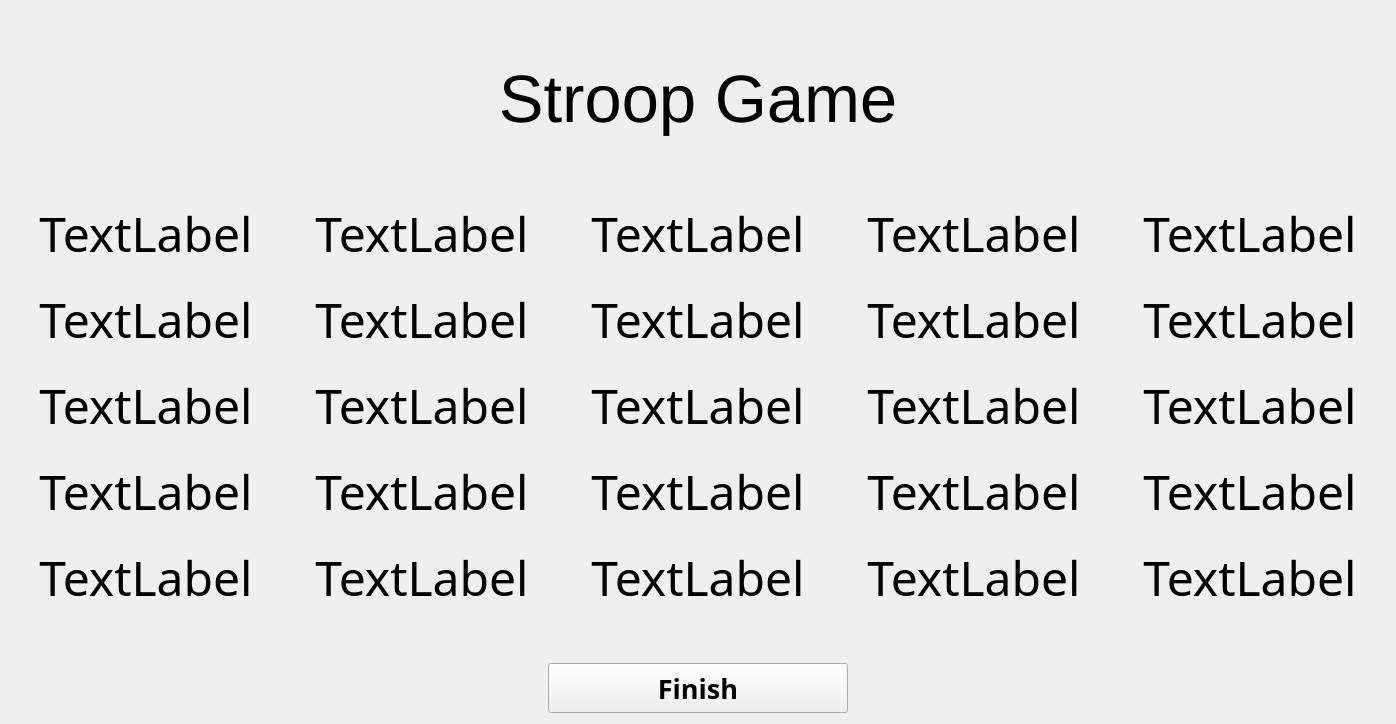
         <widget class="QWidget" name="stroop_colour_game">
          <layout class="QVBoxLayout" name="verticalLayout_4">
           <item>
            <layout class="QGridLayout" name="gridLayout_8">
             <item row="0" column="0">
              <widget class="QLabel" name="label_9">
               <property name="font">
                <font>
                 <pointsize>50</pointsize>
                </font>
               </property>
               <property name="styleSheet">
                <string notr="true">margin:50px</string>
               </property>
               <property name="text">
                <string>Stroop Game</string>
               </property>
               <property name="alignment">
                <set>Qt::AlignCenter</set>
               </property>
              </widget>
             </item>
             <item row="1" column="0">
              <layout class="QGridLayout" name="gridLayout_5">
               <item row="1" column="0">
                <widget class="QLabel" name="stroop_text_6">
                 <property name="minimumSize">
                  <size>
                   <width>270</width>
                   <height>80</height>
                  </size>
                 </property>
                 <property name="maximumSize">
                  <size>
                   <width>270</width>
                   <height>80</height>
                  </size>
                 </property>
                 <property name="font">
                  <font>
                   <family>Amble</family>
                   <pointsize>36</pointsize>
                   <weight>50</weight>
                   <italic>false</italic>
                   <bold>false</bold>
                  </font>
                 </property>
                 <property name="styleSheet">
                  <string notr="true"/>
                 </property>
                 <property name="text">
                  <string>TextLabel</string>
                 </property>
                 <property name="alignment">
                  <set>Qt::AlignCenter</set>
                 </property>
                </widget>
               </item>
               <item row="4" column="0">
                <widget class="QLabel" name="stroop_text_21">
                 <property name="minimumSize">
                  <size>
                   <width>270</width>
                   <height>80</height>
                  </size>
                 </property>
                 <property name="maximumSize">
                  <size>
                   <width>270</width>
                   <height>80</height>
                  </size>
                 </property>
                 <property name="font">
                  <font>
                   <family>Amble</family>
                   <pointsize>36</pointsize>
                   <weight>50</weight>
                   <italic>false</italic>
                   <bold>false</bold>
                  </font>
                 </property>
                 <property name="styleSheet">
                  <string notr="true"/>
                 </property>
                 <property name="text">
                  <string>TextLabel</string>
                 </property>
                 <property name="alignment">
                  <set>Qt::AlignCenter</set>
                 </property>
                </widget>
               </item>
               <item row="0" column="0">
                <widget class="QLabel" name="stroop_text_1">
                 <property name="minimumSize">
                  <size>
                   <width>270</width>
                   <height>80</height>
                  </size>
                 </property>
                 <property name="maximumSize">
                  <size>
                   <width>270</width>
                   <height>80</height>
                  </size>
                 </property>
                 <property name="font">
                  <font>
                   <family>Amble</family>
                   <pointsize>36</pointsize>
                   <weight>50</weight>
                   <italic>false</italic>
                   <bold>false</bold>
                  </font>
                 </property>
                 <property name="styleSheet">
                  <string notr="true"/>
                 </property>
                 <property name="text">
                  <string>TextLabel</string>
                 </property>
                 <property name="alignment">
                  <set>Qt::AlignCenter</set>
                 </property>
                </widget>
               </item>
               <item row="3" column="4">
                <widget class="QLabel" name="stroop_text_20">
                 <property name="minimumSize">
                  <size>
                   <width>270</width>
                   <height>80</height>
                  </size>
                 </property>
                 <property name="maximumSize">
                  <size>
                   <width>270</width>
                   <height>80</height>
                  </size>
                 </property>
                 <property name="font">
                  <font>
                   <family>Amble</family>
                   <pointsize>36</pointsize>
                   <weight>50</weight>
                   <italic>false</italic>
                   <bold>false</bold>
                  </font>
                 </property>
                 <property name="styleSheet">
                  <string notr="true"/>
                 </property>
                 <property name="text">
                  <string>TextLabel</string>
                 </property>
                 <property name="alignment">
                  <set>Qt::AlignCenter</set>
                 </property>
                </widget>
               </item>
               <item row="0" column="1">
                <widget class="QLabel" name="stroop_text_2">
                 <property name="minimumSize">
                  <size>
                   <width>270</width>
                   <height>80</height>
                  </size>
                 </property>
                 <property name="maximumSize">
                  <size>
                   <width>270</width>
                   <height>80</height>
                  </size>
                 </property>
                 <property name="font">
                  <font>
                   <family>Amble</family>
                   <pointsize>36</pointsize>
                   <weight>50</weight>
                   <italic>false</italic>
                   <bold>false</bold>
                  </font>
                 </property>
                 <property name="styleSheet">
                  <string notr="true"/>
                 </property>
                 <property name="text">
                  <string>TextLabel</string>
                 </property>
                 <property name="alignment">
                  <set>Qt::AlignCenter</set>
                 </property>
                </widget>
               </item>
               <item row="0" column="2">
                <widget class="QLabel" name="stroop_text_3">
                 <property name="minimumSize">
                  <size>
                   <width>270</width>
                   <height>80</height>
                  </size>
                 </property>
                 <property name="maximumSize">
                  <size>
                   <width>270</width>
                   <height>80</height>
                  </size>
                 </property>
                 <property name="font">
                  <font>
                   <family>Amble</family>
                   <pointsize>36</pointsize>
                   <weight>50</weight>
                   <italic>false</italic>
                   <bold>false</bold>
                  </font>
                 </property>
                 <property name="styleSheet">
                  <string notr="true"/>
                 </property>
                 <property name="text">
                  <string>TextLabel</string>
                 </property>
                 <property name="alignment">
                  <set>Qt::AlignCenter</set>
                 </property>
                </widget>
               </item>
               <item row="0" column="4">
                <widget class="QLabel" name="stroop_text_5">
                 <property name="minimumSize">
                  <size>
                   <width>270</width>
                   <height>80</height>
                  </size>
                 </property>
                 <property name="maximumSize">
                  <size>
                   <width>270</width>
                   <height>80</height>
                  </size>
                 </property>
                 <property name="font">
                  <font>
                   <family>Amble</family>
                   <pointsize>36</pointsize>
                   <weight>50</weight>
                   <italic>false</italic>
                   <bold>false</bold>
                  </font>
                 </property>
                 <property name="styleSheet">
                  <string notr="true"/>
                 </property>
                 <property name="text">
                  <string>TextLabel</string>
                 </property>
                 <property name="alignment">
                  <set>Qt::AlignCenter</set>
                 </property>
                </widget>
               </item>
               <item row="3" column="0">
                <widget class="QLabel" name="stroop_text_16">
                 <property name="minimumSize">
                  <size>
                   <width>270</width>
                   <height>80</height>
                  </size>
                 </property>
                 <property name="maximumSize">
                  <size>
                   <width>270</width>
                   <height>80</height>
                  </size>
                 </property>
                 <property name="font">
                  <font>
                   <family>Amble</family>
                   <pointsize>36</pointsize>
                   <weight>50</weight>
                   <italic>false</italic>
                   <bold>false</bold>
                  </font>
                 </property>
                 <property name="styleSheet">
                  <string notr="true"/>
                 </property>
                 <property name="text">
                  <string>TextLabel</string>
                 </property>
                 <property name="alignment">
                  <set>Qt::AlignCenter</set>
                 </property>
                </widget>
               </item>
               <item row="2" column="0">
                <widget class="QLabel" name="stroop_text_11">
                 <property name="minimumSize">
                  <size>
                   <width>270</width>
                   <height>80</height>
                  </size>
                 </property>
                 <property name="maximumSize">
                  <size>
                   <width>270</width>
                   <height>80</height>
                  </size>
                 </property>
                 <property name="font">
                  <font>
                   <family>Amble</family>
                   <pointsize>36</pointsize>
                   <weight>50</weight>
                   <italic>false</italic>
                   <bold>false</bold>
                  </font>
                 </property>
                 <property name="styleSheet">
                  <string notr="true"/>
                 </property>
                 <property name="text">
                  <string>TextLabel</string>
                 </property>
                 <property name="alignment">
                  <set>Qt::AlignCenter</set>
                 </property>
                </widget>
               </item>
               <item row="0" column="3">
                <widget class="QLabel" name="stroop_text_4">
                 <property name="minimumSize">
                  <size>
                   <width>270</width>
                   <height>80</height>
                  </size>
                 </property>
                 <property name="maximumSize">
                  <size>
                   <width>270</width>
                   <height>80</height>
                  </size>
                 </property>
                 <property name="font">
                  <font>
                   <family>Amble</family>
                   <pointsize>36</pointsize>
                   <weight>50</weight>
                   <italic>false</italic>
                   <bold>false</bold>
                  </font>
                 </property>
                 <property name="styleSheet">
                  <string notr="true"/>
                 </property>
                 <property name="text">
                  <string>TextLabel</string>
                 </property>
                 <property name="alignment">
                  <set>Qt::AlignCenter</set>
                 </property>
                </widget>
               </item>
               <item row="1" column="1">
                <widget class="QLabel" name="stroop_text_7">
                 <property name="minimumSize">
                  <size>
                   <width>270</width>
                   <height>80</height>
                  </size>
                 </property>
                 <property name="maximumSize">
                  <size>
                   <width>270</width>
                   <height>80</height>
                  </size>
                 </property>
                 <property name="font">
                  <font>
                   <family>Amble</family>
                   <pointsize>36</pointsize>
                   <weight>50</weight>
                   <italic>false</italic>
                   <bold>false</bold>
                  </font>
                 </property>
                 <property name="styleSheet">
                  <string notr="true"/>
                 </property>
                 <property name="text">
                  <string>TextLabel</string>
                 </property>
                 <property name="alignment">
                  <set>Qt::AlignCenter</set>
                 </property>
                </widget>
               </item>
               <item row="2" column="1">
                <widget class="QLabel" name="stroop_text_12">
                 <property name="minimumSize">
                  <size>
                   <width>270</width>
                   <height>80</height>
                  </size>
                 </property>
                 <property name="maximumSize">
                  <size>
                   <width>270</width>
                   <height>80</height>
                  </size>
                 </property>
                 <property name="font">
                  <font>
                   <family>Amble</family>
                   <pointsize>36</pointsize>
                   <weight>50</weight>
                   <italic>false</italic>
                   <bold>false</bold>
                  </font>
                 </property>
                 <property name="styleSheet">
                  <string notr="true"/>
                 </property>
                 <property name="text">
                  <string>TextLabel</string>
                 </property>
                 <property name="alignment">
                  <set>Qt::AlignCenter</set>
                 </property>
                </widget>
               </item>
               <item row="3" column="1">
                <widget class="QLabel" name="stroop_text_17">
                 <property name="minimumSize">
                  <size>
                   <width>270</width>
                   <height>80</height>
                  </size>
                 </property>
                 <property name="maximumSize">
                  <size>
                   <width>270</width>
                   <height>80</height>
                  </size>
                 </property>
                 <property name="font">
                  <font>
                   <family>Amble</family>
                   <pointsize>36</pointsize>
                   <weight>50</weight>
                   <italic>false</italic>
                   <bold>false</bold>
                  </font>
                 </property>
                 <property name="styleSheet">
                  <string notr="true"/>
                 </property>
                 <property name="text">
                  <string>TextLabel</string>
                 </property>
                 <property name="alignment">
                  <set>Qt::AlignCenter</set>
                 </property>
                </widget>
               </item>
               <item row="4" column="1">
                <widget class="QLabel" name="stroop_text_22">
                 <property name="minimumSize">
                  <size>
                   <width>270</width>
                   <height>80</height>
                  </size>
                 </property>
                 <property name="maximumSize">
                  <size>
                   <width>270</width>
                   <height>80</height>
                  </size>
                 </property>
                 <property name="font">
                  <font>
                   <family>Amble</family>
                   <pointsize>36</pointsize>
                   <weight>50</weight>
                   <italic>false</italic>
                   <bold>false</bold>
                  </font>
                 </property>
                 <property name="styleSheet">
                  <string notr="true"/>
                 </property>
                 <property name="text">
                  <string>TextLabel</string>
                 </property>
                 <property name="alignment">
                  <set>Qt::AlignCenter</set>
                 </property>
                </widget>
               </item>
               <item row="1" column="2">
                <widget class="QLabel" name="stroop_text_8">
                 <property name="minimumSize">
                  <size>
                   <width>270</width>
                   <height>80</height>
                  </size>
                 </property>
                 <property name="maximumSize">
                  <size>
                   <width>270</width>
                   <height>80</height>
                  </size>
                 </property>
                 <property name="font">
                  <font>
                   <family>Amble</family>
                   <pointsize>36</pointsize>
                   <weight>50</weight>
                   <italic>false</italic>
                   <bold>false</bold>
                  </font>
                 </property>
                 <property name="styleSheet">
                  <string notr="true"/>
                 </property>
                 <property name="text">
                  <string>TextLabel</string>
                 </property>
                 <property name="alignment">
                  <set>Qt::AlignCenter</set>
                 </property>
                </widget>
               </item>
               <item row="2" column="2">
                <widget class="QLabel" name="stroop_text_13">
                 <property name="minimumSize">
                  <size>
                   <width>270</width>
                   <height>80</height>
                  </size>
                 </property>
                 <property name="maximumSize">
                  <size>
                   <width>270</width>
                   <height>80</height>
                  </size>
                 </property>
                 <property name="font">
                  <font>
                   <family>Amble</family>
                   <pointsize>36</pointsize>
                   <weight>50</weight>
                   <italic>false</italic>
                   <bold>false</bold>
                  </font>
                 </property>
                 <property name="styleSheet">
                  <string notr="true"/>
                 </property>
                 <property name="text">
                  <string>TextLabel</string>
                 </property>
                 <property name="alignment">
                  <set>Qt::AlignCenter</set>
                 </property>
                </widget>
               </item>
               <item row="3" column="2">
                <widget class="QLabel" name="stroop_text_18">
                 <property name="minimumSize">
                  <size>
                   <width>270</width>
                   <height>80</height>
                  </size>
                 </property>
                 <property name="maximumSize">
                  <size>
                   <width>270</width>
                   <height>80</height>
                  </size>
                 </property>
                 <property name="font">
                  <font>
                   <family>Amble</family>
                   <pointsize>36</pointsize>
                   <weight>50</weight>
                   <italic>false</italic>
                   <bold>false</bold>
                  </font>
                 </property>
                 <property name="styleSheet">
                  <string notr="true"/>
                 </property>
                 <property name="text">
                  <string>TextLabel</string>
                 </property>
                 <property name="alignment">
                  <set>Qt::AlignCenter</set>
                 </property>
                </widget>
               </item>
               <item row="4" column="2">
                <widget class="QLabel" name="stroop_text_23">
                 <property name="minimumSize">
                  <size>
                   <width>270</width>
                   <height>80</height>
                  </size>
                 </property>
                 <property name="maximumSize">
                  <size>
                   <width>270</width>
                   <height>80</height>
                  </size>
                 </property>
                 <property name="font">
                  <font>
                   <family>Amble</family>
                   <pointsize>36</pointsize>
                   <weight>50</weight>
                   <italic>false</italic>
                   <bold>false</bold>
                  </font>
                 </property>
                 <property name="styleSheet">
                  <string notr="true"/>
                 </property>
                 <property name="text">
                  <string>TextLabel</string>
                 </property>
                 <property name="alignment">
                  <set>Qt::AlignCenter</set>
                 </property>
                </widget>
               </item>
               <item row="1" column="3">
                <widget class="QLabel" name="stroop_text_9">
                 <property name="minimumSize">
                  <size>
                   <width>270</width>
                   <height>80</height>
                  </size>
                 </property>
                 <property name="maximumSize">
                  <size>
                   <width>270</width>
                   <height>80</height>
                  </size>
                 </property>
                 <property name="font">
                  <font>
                   <family>Amble</family>
                   <pointsize>36</pointsize>
                   <weight>50</weight>
                   <italic>false</italic>
                   <bold>false</bold>
                  </font>
                 </property>
                 <property name="styleSheet">
                  <string notr="true"/>
                 </property>
                 <property name="text">
                  <string>TextLabel</string>
                 </property>
                 <property name="alignment">
                  <set>Qt::AlignCenter</set>
                 </property>
                </widget>
               </item>
               <item row="2" column="3">
                <widget class="QLabel" name="stroop_text_14">
                 <property name="minimumSize">
                  <size>
                   <width>270</width>
                   <height>80</height>
                  </size>
                 </property>
                 <property name="maximumSize">
                  <size>
                   <width>270</width>
                   <height>80</height>
                  </size>
                 </property>
                 <property name="font">
                  <font>
                   <family>Amble</family>
                   <pointsize>36</pointsize>
                   <weight>50</weight>
                   <italic>false</italic>
                   <bold>false</bold>
                  </font>
                 </property>
                 <property name="styleSheet">
                  <string notr="true"/>
                 </property>
                 <property name="text">
                  <string>TextLabel</string>
                 </property>
                 <property name="alignment">
                  <set>Qt::AlignCenter</set>
                 </property>
                </widget>
               </item>
               <item row="3" column="3">
                <widget class="QLabel" name="stroop_text_19">
                 <property name="minimumSize">
                  <size>
                   <width>270</width>
                   <height>80</height>
                  </size>
                 </property>
                 <property name="maximumSize">
                  <size>
                   <width>270</width>
                   <height>80</height>
                  </size>
                 </property>
                 <property name="font">
                  <font>
                   <family>Amble</family>
                   <pointsize>36</pointsize>
                   <weight>50</weight>
                   <italic>false</italic>
                   <bold>false</bold>
                  </font>
                 </property>
                 <property name="styleSheet">
                  <string notr="true"/>
                 </property>
                 <property name="text">
                  <string>TextLabel</string>
                 </property>
                 <property name="alignment">
                  <set>Qt::AlignCenter</set>
                 </property>
                </widget>
               </item>
               <item row="4" column="3">
                <widget class="QLabel" name="stroop_text_24">
                 <property name="minimumSize">
                  <size>
                   <width>270</width>
                   <height>80</height>
                  </size>
                 </property>
                 <property name="maximumSize">
                  <size>
                   <width>270</width>
                   <height>80</height>
                  </size>
                 </property>
                 <property name="font">
                  <font>
                   <family>Amble</family>
                   <pointsize>36</pointsize>
                   <weight>50</weight>
                   <italic>false</italic>
                   <bold>false</bold>
                  </font>
                 </property>
                 <property name="styleSheet">
                  <string notr="true"/>
                 </property>
                 <property name="text">
                  <string>TextLabel</string>
                 </property>
                 <property name="alignment">
                  <set>Qt::AlignCenter</set>
                 </property>
                </widget>
               </item>
               <item row="1" column="4">
                <widget class="QLabel" name="stroop_text_10">
                 <property name="minimumSize">
                  <size>
                   <width>270</width>
                   <height>80</height>
                  </size>
                 </property>
                 <property name="maximumSize">
                  <size>
                   <width>270</width>
                   <height>80</height>
                  </size>
                 </property>
                 <property name="font">
                  <font>
                   <family>Amble</family>
                   <pointsize>36</pointsize>
                   <weight>50</weight>
                   <italic>false</italic>
                   <bold>false</bold>
                  </font>
                 </property>
                 <property name="styleSheet">
                  <string notr="true"/>
                 </property>
                 <property name="text">
                  <string>TextLabel</string>
                 </property>
                 <property name="alignment">
                  <set>Qt::AlignCenter</set>
                 </property>
                </widget>
               </item>
               <item row="2" column="4">
                <widget class="QLabel" name="stroop_text_15">
                 <property name="minimumSize">
                  <size>
                   <width>270</width>
                   <height>80</height>
                  </size>
                 </property>
                 <property name="maximumSize">
                  <size>
                   <width>270</width>
                   <height>80</height>
                  </size>
                 </property>
                 <property name="font">
                  <font>
                   <family>Amble</family>
                   <pointsize>36</pointsize>
                   <weight>50</weight>
                   <italic>false</italic>
                   <bold>false</bold>
                  </font>
                 </property>
                 <property name="styleSheet">
                  <string notr="true"/>
                 </property>
                 <property name="text">
                  <string>TextLabel</string>
                 </property>
                 <property name="alignment">
                  <set>Qt::AlignCenter</set>
                 </property>
                </widget>
               </item>
               <item row="4" column="4">
                <widget class="QLabel" name="stroop_text_25">
                 <property name="minimumSize">
                  <size>
                   <width>270</width>
                   <height>80</height>
                  </size>
                 </property>
                 <property name="maximumSize">
                  <size>
                   <width>270</width>
                   <height>80</height>
                  </size>
                 </property>
                 <property name="font">
                  <font>
                   <family>Amble</family>
                   <pointsize>36</pointsize>
                   <weight>50</weight>
                   <italic>false</italic>
                   <bold>false</bold>
                  </font>
                 </property>
                 <property name="styleSheet">
                  <string notr="true"/>
                 </property>
                 <property name="text">
                  <string>TextLabel</string>
                 </property>
                 <property name="alignment">
                  <set>Qt::AlignCenter</set>
                 </property>
                </widget>
               </item>
               <item row="5" column="2">
                <spacer name="verticalSpacer_2">
                 <property name="orientation">
                  <enum>Qt::Vertical</enum>
                 </property>
                 <property name="sizeHint" stdset="0">
                  <size>
                   <width>20</width>
                   <height>40</height>
                  </size>
                 </property>
                </spacer>
               </item>
              </layout>
             </item>
             <item row="2" column="0" alignment="Qt::AlignHCenter">
              <widget class="QPushButton" name="ready_stroop_game_button">
               <property name="sizePolicy">
                <sizepolicy hsizetype="Fixed" vsizetype="Fixed">
                 <horstretch>0</horstretch>
                 <verstretch>0</verstretch>
                </sizepolicy>
               </property>
               <property name="minimumSize">
                <size>
                 <width>300</width>
                 <height>50</height>
                </size>
               </property>
               <property name="maximumSize">
                <size>
                 <width>300</width>
                 <height>50</height>
                </size>
               </property>
               <property name="font">
                <font>
                 <family>Amble</family>
                 <pointsize>20</pointsize>
                 <weight>75</weight>
                 <bold>true</bold>
                </font>
               </property>
               <property name="autoFillBackground">
                <bool>false</bool>
               </property>
               <property name="text">
                <string>Finish</string>
               </property>
              </widget>
             </item>
            </layout>
           </item>
          </layout>
         </widget>
